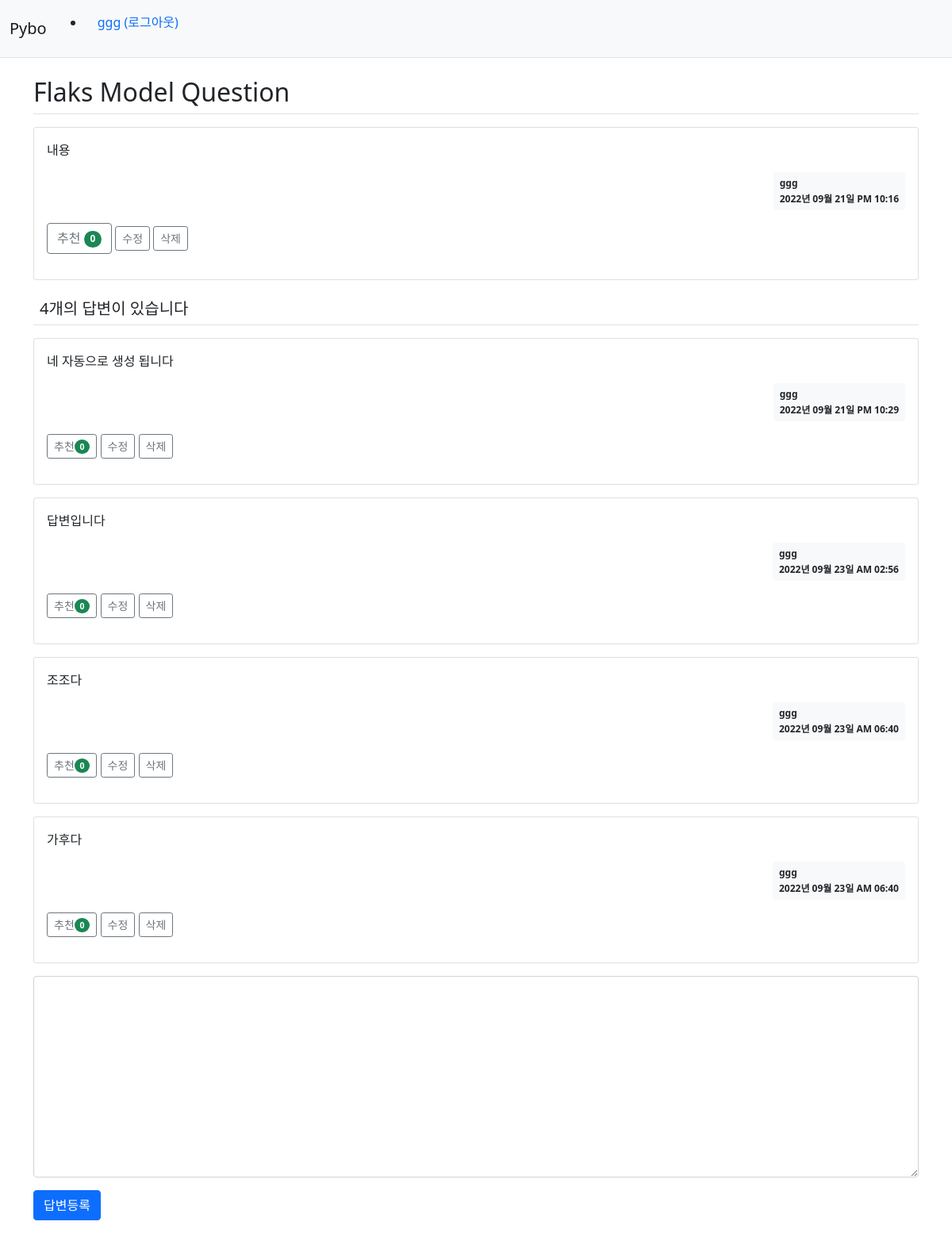
Screenshot of /question/detail/2 (signed in) with the database file from the repository.
### pybo/models.py (models this page shows)
class User(db.Model):
    id = db.Column(db.Integer, primary_key=True)
    username = db.Column(db.String(150), unique=True, nullable=False)
    password = db.Column(db.String(200), nullable=False)
    email = db.Column(db.String(120), unique=True, nullable=False)

class Question(db.Model):
    id = db.Column(db.Integer, primary_key=True)
    subject = db.Column(db.String(200), nullable=False)
    content = db.Column(db.Text(), nullable=False)
    create_date = db.Column(db.DateTime(), nullable=False)
    user_id = db.Column(db.Integer, db.ForeignKey('user.id', ondelete='CASCADE'), nullable=False)
    user = db.relationship("User", backref=db.backref('question_set'))
    modify_date = db.Column(db.DateTime(), nullable=True)
    voter = db.relationship("User", secondary=question_voter, backref=db.backref('question_voter_set'))

class Answer(db.Model):
    id = db.Column(db.Integer, primary_key=True)
    question_id = db.Column(db.Integer, db.ForeignKey('question.id', ondelete='CASCADE'))
    question = db.relationship('Question', backref=db.backref('answer_set'))
    content = db.Column(db.Text(), nullable=False)
    create_date = db.Column(db.DateTime(), nullable=False)
    user_id = db.Column(db.Integer, db.ForeignKey('user.id', ondelete='CASCADE'), nullable=False)
    user = db.relationship("User", backref=db.backref('answer_set'))
    modify_date = db.Column(db.DateTime(), nullable=True)
    voter = db.relationship("User", secondary=answer_voter, backref=db.backref('answer_voter_set'))

### pybo/views/question_views.py (the view)
@bp.route("/detail/<int:question_id>")
def detail(question_id):
    form = AnswerForm()
    question = Question.query.get_or_404(question_id)
    return render_template("question/question_detail.html", question=question, form=form)

### pybo/forms.py
class AnswerForm(FlaskForm):
    content = TextAreaField("내용", validators=[DataRequired("내용을 입력하세요")])

### pybo/filter.py (called while the page is built)
def format_datetime(value, fmt="%Y년 %m월 %d일 %p %I:%M"):
    return value.strftime(fmt)

### pybo/views/auth_views.py (called while the page is built)
@bp.before_app_request  # 라우팅함수보다 항상 먼저 실행됨 *모든 라우팅 함수보다 먼저 실행 모든 모든
def load_logged_user():
    user_id = session.get('user_id')
    if user_id is None:
        g.user = None
    else:
        g.user = User.query.get(user_id)

### pybo/templates/question/question_detail.html (shortened to what this page needs)
{% extends 'base.html' %}
{% block content %}
<div class="container my-3">
    <h2 class="border-bottom py-2">{{ question.subject}}</h2>
    <div class="card my-3">
        <div class="card-body">
            <div class="card-text">{{ question.content | markdown }}</div>
            <div class="d-flex justify-content-end">
                <div class="badge bg-light text-dark p-2 text-start">
                    <div class="mb-2">{{ question.user.username}}</div>
                    <div>{{ question.create_date | datetime}}</div>
                </div>
            </div>
            <div class="my-3">
                <a href="javascript:void(0)" data-uri="{{ url_for('question.vote', question_id=question.id) }}" class="recommend btn bnt-sm btn-outline-secondary">추천
                    <span class="badge rounded-pill bg-success">{{ question.voter|length}}</span>
                </a>
                {% if g.user == question.user %}
                <a href="{{ url_for('question.modify', question_id=question.id) }}"
                    class="btn btn-sm btn-outline-secondary">수정</a>
                <a href="javascript:void(0)" class="delete btn btn-sm btn-outline-secondary"
                    data-uri="{{ url_for('question.delete', question_id=question.id) }}">삭제</a>
                {% endif %}
            </div>
        </div>
    </div>
    <h5 class="border-bottom my-3 p-2">{{ question.answer_set | length }}개의 답변이 있습니다</h5>
    {% for answer in question.answer_set %}
    <div class="card my-3">
        <div class="card-body">
            <div class="card-text">{{ answer.content | markdown }}</div>
            <div class="d-flex justify-content-end">
                <div class="badge bg-light text-dark p-2 text-start">
                    <div class="mb-2">{{ answer.user.username }}</div>
                    <div>{{ answer.create_date | datetime }}</div>
                </div>
            </div>
            <div class="my-3">
                <a href="javascript:void(0)" data-uri="{{ url_for('answer.vote', answer_id=answer.id) }}" class="recommend btn btn-sm btn-outline-secondary">추천<span class="badge rounded-pill bg-success">{{ answer.voter|length}}</span></a>
                {% if g.user == answer.user %}
                <a href="{{ url_for('answer.modify', answer_id=answer.id) }}"
                    class="btn btn-sm btn-outline-secondary">수정</a>
                <a href="#" class="delete btn btn-sm btn-outline-secondary"
                    data-uri="{{ url_for('answer.delete', answer_id=answer.id) }}">삭제</a>
                {% endif %}
            </div>
        </div>
    </div>
    {% endfor %}
    <form action="{{ url_for('answer.create', question_id=question.id) }}" method="post" class="my-3">
        <div class="mb-3">
            <textarea {% if not g.user %} disabled {% endif %} name="content" id="content" rows="10"
                class="form-control"></textarea>
        </div>
        <input type="submit" value="답변등록" class="btn btn-primary">
    </form>
</div>
{% endblock %}

### pybo/templates/navbar.html (shortened to what this page needs)
<nav class="navbar navbar-expand-lg navbar-light bg-light border-bottom">
    <div class="container-fluid">
        <a class="navbar-brand" href="{{ url_for('main.index') }}">Pybo</a>
        <div class="collapse navbar-collapse" id="navbarSupportedContent">
            {% if g.user %}
                <ul class="nvabar-nav">
                    <li class="navbar-item">
                        <a href="{{ url_for('auth.logout') }}" class="nav-link">{{ g.user.username }} (로그아웃)</a>
                    </li>
                </ul>
            {% endif %}
        </div>
    </div>
</nav>

### rows the page displays
User: user.username "ggg"
Question: subject "Flaks Model Question", content "내용", create_date "2022년 09월 21일 PM 10:16"
Answer: content "네 자동으로 생성 됩니다", user.username "ggg", create_date "2022년 09월 21일 PM 10:29", voter|length "0"
Answer: content "답변입니다", user.username "ggg", create_date "2022년 09월 23일 AM 02:56", voter|length "0"
Answer: content "조조다", user.username "ggg", create_date "2022년 09월 23일 AM 06:40", voter|length "0"
Answer: content "가후다", user.username "ggg", create_date "2022년 09월 23일 AM 06:40", voter|length "0"

### other values shown
{{ question.voter|length }} "0"
{{ question.answer_set | length }} "4"
